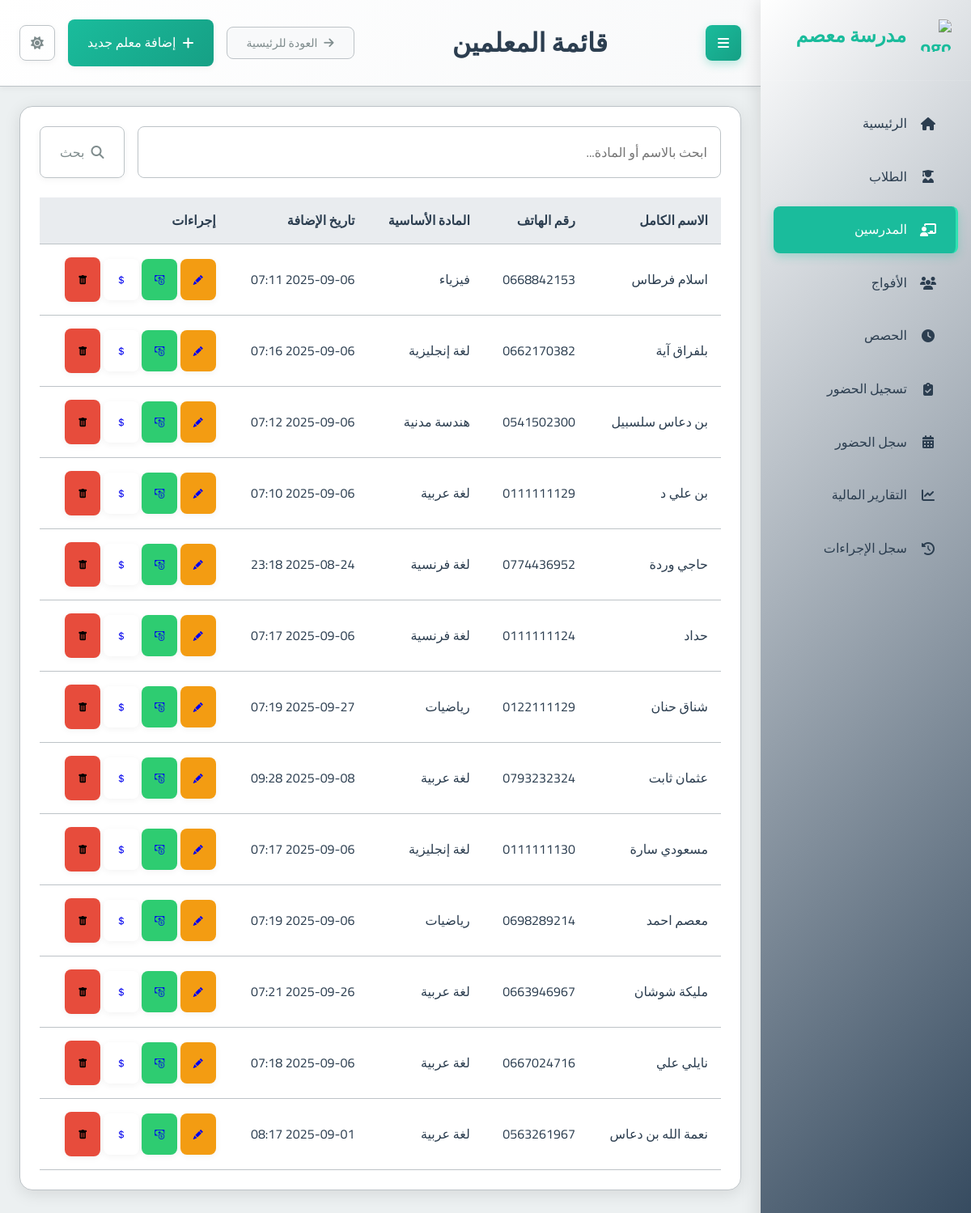
Screenshot of /teachers/ with the database file from the repository.
### school_app/models.py (models this page shows, shortened)
class Teacher(models.Model):
    full_name = models.CharField(max_length=201, verbose_name="الاسم الكامل")
    phone_number = models.CharField(max_length=20, unique=True, verbose_name="رقم الهاتف")
    subject = models.ForeignKey(Subject, on_delete=models.PROTECT, verbose_name="المادة الأساسية")
    created_at = models.DateTimeField(auto_now_add=True, verbose_name="تاريخ الإنشاء")
    class Meta:
        verbose_name = "مدرس"
        verbose_name_plural = "المدرسون"

class Subject(models.Model):
    name = models.CharField(max_length=100, verbose_name="اسم المادة")
    class Meta:
        verbose_name = "مادة دراسية"
        verbose_name_plural = "المواد الدراسية"

### school_app/views.py (the view)
# urls.py: path('teachers/', views.teacher_list, name='teacher_list'),
def teacher_list(request):
    query = request.GET.get('q', '').strip()
    teachers_qs = Teacher.objects.select_related('subject').all()
    if query:
        teachers_qs = teachers_qs.filter(
            Q(full_name__icontains=query) |
            Q(subject__name__icontains=query) # Search by subject name
        )
    teachers = teachers_qs.order_by('full_name')
    context = {
        'teachers': teachers,
        'page_title': "قائمة المعلمين",
        'search_query': query
    }
    return render(request, 'school_app/teacher_list.html', context)

### templates/school_app/teacher_list.html (shortened to what this page needs)
{% extends "base.html" %}
{% block page_title %}{{ page_title|default:"قائمة المعلمين" }}{% endblock %}
{% block header_actions %}
  <a href="{% url 'add_teacher' %}" class="btn btn-primary">
    <i class="fas fa-plus"></i> إضافة معلم جديد
  </a>
{% endblock %}
{% block content %}
<div class="card">
  <div class="card-body">
    <form method="get" action="{% url 'teacher_list' %}" class="mb-3">
      <div class="input-group">
        <input type="text" name="q" class="form-control" placeholder="ابحث بالاسم أو المادة..." value="{{ search_query|default:'' }}">
        <div class="input-group-append">
          <button class="btn btn-outline-secondary" type="submit">
            <i class="fas fa-search"></i> بحث
          </button>
        </div>
      </div>
    </form>
    {% if teachers %}
      <div class="table-container">
        <table class="table table-striped">
          <thead>
            <tr>
              <th>الاسم الكامل</th>
              <th>رقم الهاتف</th>
              <th>المادة الأساسية</th>
              <th>تاريخ الإضافة</th>
              <th>إجراءات</th>
            </tr>
          </thead>
          <tbody>
            {% for teacher in teachers %}
              <tr>
                <td>{{ teacher.full_name }}</td>
                <td dir="ltr">{{ teacher.phone_number }}</td>
                <td>{{ teacher.subject.name }}</td>
                <td>{{ teacher.created_at|date:"Y-m-d H:i" }}</td>
                <td>
                  <a href="{% url 'edit_teacher' teacher.id %}" class="btn btn-sm btn-warning" title="تعديل"> <i class="bi bi-pencil-fill"></i><span class="sr-only">تعديل</span></a>
                  <a href="{% url 'teacher_monthly_payment' teacher_id=teacher.id %}" class="btn btn-sm btn-success" title="دفع المستحقات"><i class="bi bi-cash-coin"></i><span class="sr-only">دفع المستحقات</span></a>
                  <a href="{% url 'teacher_financial_detail' teacher.id %}" class="btn btn-sm btn-outline-primary" title="عرض التفاصيل المالية"><i class="bi bi-currency-dollar"></i></a>
                  <form action="{% url 'delete_teacher' teacher.id %}" method="post" style="display: inline;" onsubmit="return confirm('هل أنت متأكد أنك تريد حذف هذا المدرس؟ قد يؤدي هذا إلى مشاكل إذا كان المدرس مرتبطاً بأفواج حالية.');">
                      <button type="submit" class="btn btn-danger btn-sm" title="حذف"><i class="bi bi-trash-fill"></i><span class="sr-only">حذف</span></button>
                  </form>
                </td>
              </tr>
            {% endfor %}
          </tbody>
        </table>
      </div>
    {% else %}
      <p class="text-center text-muted">لا يوجد معلمون مسجلون حالياً.</p>
      <div class="text-center mt-3">
         <a href="{% url 'add_teacher' %}" class="btn btn-primary">إضافة معلم جديد</a>
      </div>
    {% endif %}
  </div>
</div>
{% endblock %}

### templates/base.html (shortened to what this page needs)
<!DOCTYPE html>
<html lang="ar" dir="rtl">
<head>
  <link rel="stylesheet" href="https://cdnjs.cloudflare.com/ajax/libs/font-awesome/6.4.0/css/all.min.css">
  <link rel="stylesheet" href="/static/css/main.css">
  <link rel="stylesheet" href="https://cdn.jsdelivr.net/npm/choices.js/public/assets/styles/choices.min.css"/>
  <link rel="stylesheet" href="https://cdn.jsdelivr.net/npm/bootstrap-icons@1.10.0/font/bootstrap-icons.css">
</head>
<body>
  <div class="main-layout">
    <aside class="sidebar" id="sidebar">
      <div class="sidebar-header">
        <div class="sidebar-logo">
          <img src="https://cdn-icons-png.freepik.com/512/2602/2602414.png" alt="Logo">
          <span>مدرسة معصم</span>
        </div>
      </div>
      <nav>
        <ul class="nav-menu">
          <li class="nav-item">
            <a href="/" class="nav-link {% if request.path == '/' %}active{% endif %}">
              <i class="fas fa-home"></i>
              <span>الرئيسية</span>
            </a>
          </li>
          <li class="nav-item">
            <a href="/students/" class="nav-link {% if 'students' in request.path %}active{% endif %}">
              <i class="fas fa-user-graduate"></i>
              <span>الطلاب</span>
            </a>
          </li>
          <li class="nav-item">
            <a href="/teachers/" class="nav-link {% if 'teachers' in request.path %}active{% endif %}">
              <i class="fas fa-chalkboard-teacher"></i>
              <span>المدرسين</span>
            </a>
          </li>
          <li class="nav-item">
            <a href="/groups/" class="nav-link {% if 'groups' in request.path %}active{% endif %}">
              <i class="fas fa-users"></i>
              <span>الأفواج</span>
            </a>
          </li>
          <li class="nav-item">
            <a href="/sessions/" class="nav-link {% if 'sessions' in request.path %}active{% endif %}">
              <i class="fas fa-clock"></i>
              <span>الحصص</span>
            </a>
          </li>
          <li class="nav-item">
            <a href="/attendance/" class="nav-link {% if request.path == '/attendance/' %}active{% endif %}">
              <i class="fas fa-clipboard-check"></i>
              <span>تسجيل الحضور</span>
            </a>
          </li>
          <li class="nav-item">
            <a href="{% url 'attendance_record' %}" class="nav-link {% if request.path == '/attendance/record/' %}active{% endif %}">
              <i class="fas fa-calendar-alt"></i>
              <span>سجل الحضور</span>
            </a>
          </li>
          <li class="nav-item">
            <a href="/payments/report/" class="nav-link {% if 'payments/report' in request.path %}active{% endif %}">
              <i class="fas fa-chart-line"></i>
              <span>التقارير المالية</span>
            </a>
          </li>
          <li class="nav-item">
            <a href="{% url 'action_log_list' %}" class="nav-link {% if 'financial-reports/logs' in request.path %}active{% endif %}">
              <i class="fas fa-history"></i>
              <span>سجل الإجراءات</span>
            </a>
          </li>
        </ul>
      </nav>
    </aside>
    <main class="main-content" id="main-content">
      <div class="content-header">
        <button class="menu-toggle" id="sidebar-toggle">
          <i class="fas fa-bars"></i>
        </button>
        <h1 class="page-title">{% block page_title %}نظام إدارة مدرسة معسم{% endblock %}</h1>
        <div class="header-actions">
          {% if request.path != '/' %}
          <a href="/" class="back-to-home">
            <i class="fas fa-arrow-right"></i>
            <span>العودة للرئيسية</span>
          </a>
          {% endif %}
          {% block header_actions %}{% endblock %}
          <button id="theme-toggle-btn" class="btn btn-outline-secondary">
            <i id="theme-icon-sun" class="fas fa-sun"></i>
          </button>
        </div>
      </div>
      <div class="content-body">
        {% block content %}{% endblock %}
      </div>
    </main>
  </div>
</body>
</html>

### rows the page displays
Teacher: full_name "اسلام فرطاس", phone_number "0668842153", subject.name "فيزياء", created_at "2025-09-06 07:11"
Teacher: full_name "بلفراق آية", phone_number "0662170382", subject.name "لغة إنجليزية", created_at "2025-09-06 07:16"
Teacher: full_name "بن دعاس سلسبيل", phone_number "0541502300", subject.name "هندسة مدنية", created_at "2025-09-06 07:12"
Teacher: full_name "بن علي د", phone_number "0111111129", subject.name "لغة عربية", created_at "2025-09-06 07:10"
Teacher: full_name "حاجي وردة", phone_number "0774436952", subject.name "لغة فرنسية", created_at "2025-08-24 23:18"
Teacher: full_name "حداد", phone_number "0111111124", subject.name "لغة فرنسية", created_at "2025-09-06 07:17"
Teacher: full_name "شناق حنان", phone_number "0122111129", subject.name "رياضيات", created_at "2025-09-27 07:19"
Teacher: full_name "عثمان ثابت", phone_number "0793232324", subject.name "لغة عربية", created_at "2025-09-08 09:28"
Teacher: full_name "مسعودي سارة", phone_number "0111111130", subject.name "لغة إنجليزية", created_at "2025-09-06 07:17"
Teacher: full_name "معصم احمد", phone_number "0698289214", subject.name "رياضيات", created_at "2025-09-06 07:19"
Teacher: full_name "مليكة شوشان", phone_number "0663946967", subject.name "لغة عربية", created_at "2025-09-26 07:21"
Teacher: full_name "نايلي علي", phone_number "0667024716", subject.name "لغة عربية", created_at "2025-09-06 07:18"
Teacher: full_name "نعمة الله بن دعاس", phone_number "0563261967", subject.name "لغة عربية", created_at "2025-09-01 08:17"

### other values shown
{{ page_title|default:"قائمة المعلمين" }} "قائمة المعلمين"
